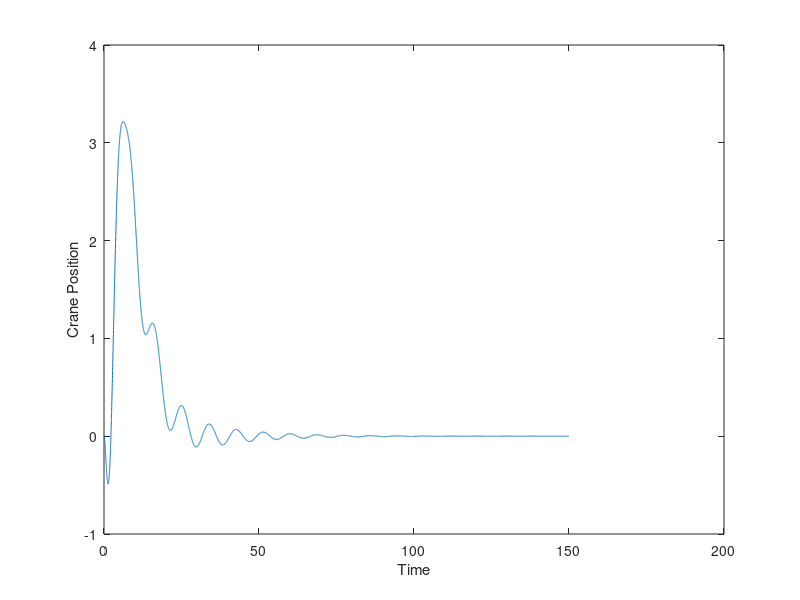
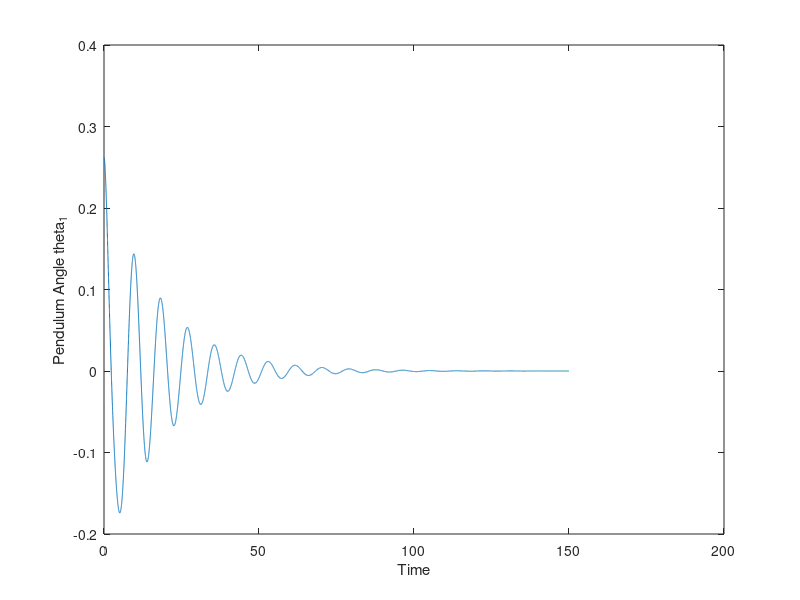
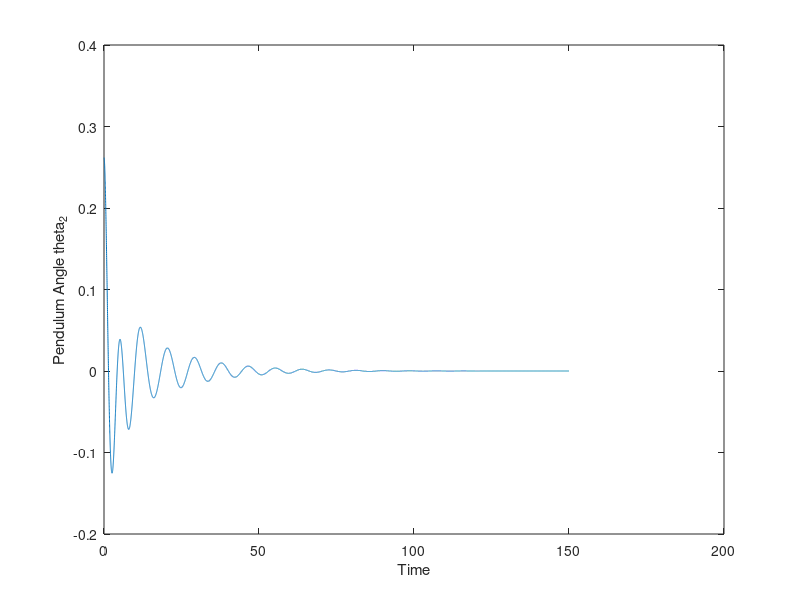

These figures' MATLAB source, in order:
M=1000;
m1=100;m2=100;
l1=20;l2=10;
g=10;

%% State Space form of the System

A=[0 1 0 0 0 0
    0 0 (-g*m1)/M 0 (-g*m2)/M 0
    0 0 0 1 0 0
    0 0 (-g*(m1+M))/(M*l1) 0 (-g*m2)/(M*l1) 0
    0 0 0 0 0 1
    0 0 (-g*m1)/(M*l2) 0 (-g*(m2+M))/(M*l2) 0 ];
    

B=[ 0
    1/M
    0
    1/(M*l1)
    0
    1/(M*l2)];

C= [ 1 0 0 0 0 0 
      0 0 1 0 0 0
      0 0 0 0 1 0];
  
 % Check for Controllability
disp('CONTROLLABILITY CHECK') 

% Using the generalized form rank([B B*A B*A^2 B*A^3 B*A^4 B*A^5])=size(A)

rank_check=rank([B A*B (A^2)*B (A^3)*B (A^4)*B (A^5)*B]);

if rank_check==6
    disp('System is Controllable')
else
    disp('System is Not Controllable')
end

% DESIGN FOR LQR CONTROLLER
%% We Observed that the system is Controllable, So we now determine the stateFeed back (K)
 
%Adjusting Cost  'Q' until the system is controllable
%R=0.01
Q=diag([50 1500 50000 120000 500000 80000]);
R=0.01;

%State FeedBack 'K'
K=lqr(A,B,Q,R);
%size(K)
disp(K)

%New State Space System would be ''X= (A-B*K)x + B*U''

A_N=[A-B*K];
States={'x' 'x_dot' 'theta1' 'theta1_dot' 'theta2' 'theta2_dot'};
input={'F'};
Outputs = {'x'; 'alpha1'; 'alpha2'};

%Converting to a State Space Model
sys=ss(A_N,B,C,0,'statename',States,'inputname',input,'outputname',Outputs);

%% Simulating the linearState responses to the initial conditions

X=[0;0;15*pi/180;0;15*pi/180;0];
t = 0:0.01:150;
dim_t= size(t);
F = zeros(dim_t);
[Y, t_T, X_T] = lsim(sys, F, t, X);
size(Y)
%% Visualization
figure,
plot(t, Y(:,1));
xlabel('Time'); ylabel('Crane Position');

figure,
plot(t, Y(:,2));
xlabel('Time'); ylabel('Pendulum Angle theta_1');

figure,
plot(t, Y(:,3));
xlabel('Time'); ylabel('Pendulum Angle theta_2');
% Using the Lynapunov indirect Method to Obtain Stability 

%System has been Linearized
Ly_St= eig(A_N)
if real(Ly_St)<1
    disp('System is Stable')
else
    disp('System is not Stable')
end
